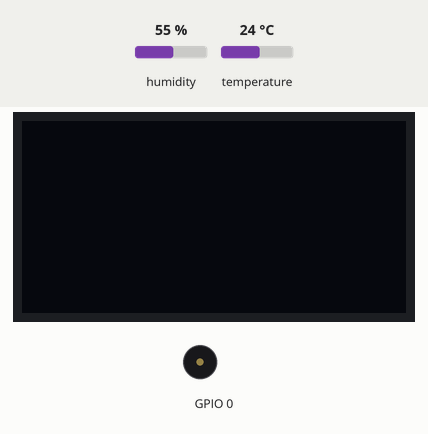
Recording of a sketch running on a simulated ESP32. Parts: 128×64 one-colour display, buzzer (waves = sounding). Inputs (shaded band) come from the test bench; at power-on: humidity 55 %, temperature 24 °C. WiFi joins after 1.5 s; servers stay silent unless stated; uploads are accepted with an empty reply; not simulated (calls return 0 or success): arduino_secrets.h; what the sketch prints to the serial monitor is not drawn.

Above: at 5.0 s.
5.1 s: humidity set to 22 %
At 8.18 s:
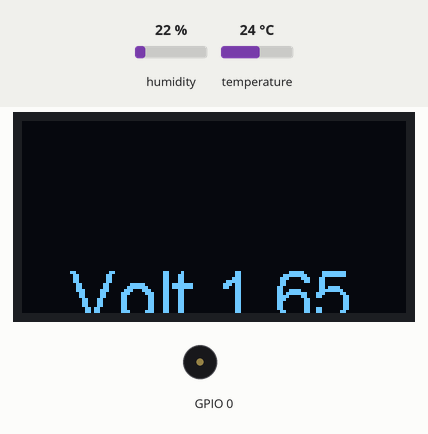
At 9.11 s:
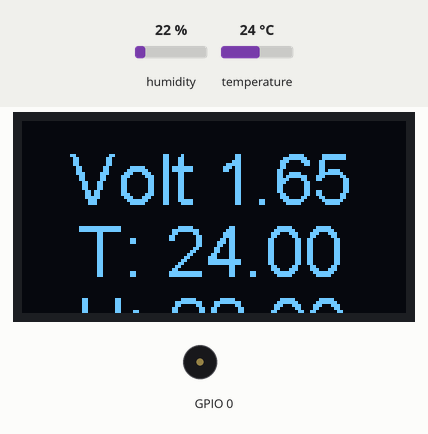
Timing chart, 0 to 10.9 s (numbered marks = the images above; inputs shaded):
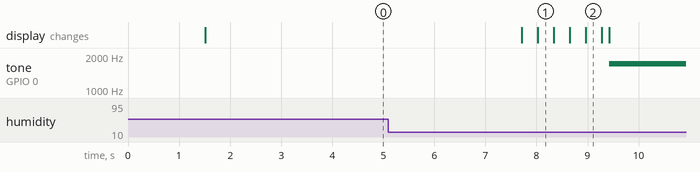

The sketch:

osBatteryOled_temperatureHumidity_sendHeatingserver_WindowOp.ino
```cpp
// Oled wemos will not compile or upload with sensor connected !!!!!!!

#include "DHT.h"
#define DHTTYPE DHT11
const int DHTPin = 2;
DHT dht(DHTPin, DHTTYPE);


#include <WiFi.h>
#include "arduino_secrets.h"
const char* ssid = SECRET_SSID;
const char* password = SECRET_PASS;


const char* url = "http://192.168.0.37";
const int port = 4200;

#include <HTTPClient.h>

// buzzer
int freq = 1700;
int channel = 0;
int resolution = 8;


// oled
#include "SSD1306.h"
uint8_t ledPin = 16; // Onboard LED reference
uint8_t oledPin1 = 4; // Onboard LED reference
uint8_t oledPin2 = 5; // Onboard LED reference
SSD1306 display(0x3c, 5, 4); // instance for the OLED. Addr, SDA, SCL


// deep sleep
#define uS_TO_S_FACTOR 1000000  /* Conversion factor for micro seconds to seconds */
#define TIME_TO_SLEEP  600        /* Time ESP32 will go to sleep (in seconds) */
RTC_DATA_ATTR float lastTemperature;
#include "driver/adc.h"

//Battery Voltage

int batteryPin = 13;// is the gpio pin not analog
float batteryVoltage = 0; // not working esp32 measures up to 3.3v needs voltage devider


void setup() {
  Serial.begin(9600);

  dht.begin();
  pinMode(batteryPin, INPUT);

  Serial.println();
  Serial.print("connecting to ");
  Serial.println(ssid);
  WiFi.begin(ssid, password);
  while (WiFi.status() != WL_CONNECTED) {
    delay(500);
    Serial.print(".");
  }
  Serial.println("");
  Serial.println("WiFi connected");
  Serial.println("IP address: ");
  Serial.println(WiFi.localIP());


  // buzzer
  ledcSetup(channel, freq, resolution);
  ledcAttachPin(0, channel);


  // oled
  display.init(); // initialise the OLED
  //display.flipScreenVertically(); // does what is says
  display.setFont(ArialMT_Plain_24); // does what is says
  // Set the origin of text to top left
  display.setTextAlignment(TEXT_ALIGN_CENTER_BOTH);


  // wait for sensors initialize
  delay(5000);

  int sensorValue = analogRead(batteryPin);
  // Convert the analog reading (which goes from 0 - 1023) to a voltage (0 - 3.3V):
  batteryVoltage = sensorValue * (3.3 / 4095.0);


  // following was loop
  float t = dht.readTemperature();
  float h = dht.readHumidity();

  if (isnan(t) || isnan(h)) {
    Serial.println("Failed to read from DHT");
    t = -1;
    h = -1;
    } else {
    Serial.println("Temperature = "+String(t));
    Serial.println("Humidity = "+String(h));
    HTTPClient http;
    http.begin("http://192.168.0.37:8080/api/sensorvalue/");
    http.addHeader("Content-Type", "application/json");
    http.POST("{\"temperature\":"+String(t)+",\"humidity\":"+String(h)+"}");
    http.writeToStream(&Serial);
    http.end();
  }


  // Upwards scroll OLED text
  for(int8_t n = 112; n > 0; n--) {
      display.drawString(63, n, "Volt " + String(batteryVoltage, 2));
      display.drawString(63, n+24, "T: " + String(t, 2));
      display.drawString(63, n+48, "H: " + String(h, 2));
      display.display();
      delay(10);
      display.clear();
  }


  Serial.println();
  Serial.println("lastTemperature" +String(lastTemperature) );
  // alarm if window open
  if (lastTemperature - t > 4 && t < 22) {
    ledcWriteTone(channel, 1700);
    delay(120000);
  }

  Serial.println("batteryVoltage " +String(batteryVoltage) );
  while (true){//(batteryVoltage < 3.1 && batteryVoltage > 2.9 ) {
    ledcWriteTone(channel, 1700);
    Serial.print("Low Voltage Alarm");
  }
  lastTemperature = t;
  delay(1000 *10);
  display.clear();
  display.display();

  // printPins();

  Serial.println(analogRead(batteryPin));
  if (batteryVoltage < 2.9 ) {
    adc_power_off();
  }
  // delay(1000 *60 *10);
  esp_sleep_enable_timer_wakeup(TIME_TO_SLEEP * uS_TO_S_FACTOR);
  esp_deep_sleep_start();

}

void printPins(){
    Serial.println((float)analogRead(13) /   4095*2*3.3*1.1 );
    Serial.println((float)analogRead(13) * (5.0 / 4095.0));
    Serial.println((float)analogRead(15) * (5.0 / 4095.0));
    Serial.println((float)analogRead(3) * (5.0 / 4095.0));
    Serial.println((float)analogRead(A13) * (5.0 / 4095.0));
    Serial.println((float)analogRead(A15) * (5.0 / 4095.0));
    Serial.println((float)analogRead(A18) * (5.0 / 4095.0));
    Serial.println((float)analogRead(A19) * (5.0 / 4095.0));
    Serial.println((float)analogRead(A17) * (5.0 / 4095.0));
    Serial.println((float)analogRead(A16) * (5.0 / 4095.0));
    Serial.println((float)analogRead(A15) * (5.0 / 4095.0));
    Serial.println((float)analogRead(A14) * (5.0 / 4095.0));

    Serial.println((float)analogRead(A10) * (5.0 / 4095.0));
    Serial.println((float)analogRead(A11) * (5.0 / 4095.0));
    Serial.println((float)analogRead(A12) * (5.0 / 4095.0));
    Serial.println((float)analogRead(A13) * (5.0 / 4095.0));
}
void loop() {


}
```
